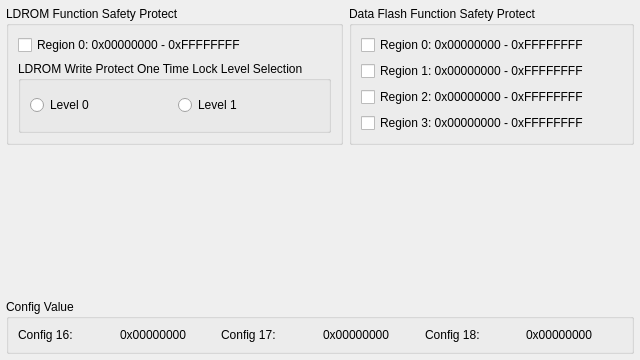
<?xml version="1.0" encoding="UTF-8"?>
<ui version="4.0">
 <class>Dialog</class>
 <widget class="QDialog" name="Dialog">
  <property name="geometry">
   <rect>
    <x>0</x>
    <y>0</y>
    <width>640</width>
    <height>360</height>
   </rect>
  </property>
  <layout class="QGridLayout" name="outer_layout">
   <property name="leftMargin">
    <number>6</number>
   </property>
   <property name="topMargin">
    <number>6</number>
   </property>
   <property name="rightMargin">
    <number>6</number>
   </property>
   <property name="bottomMargin">
    <number>6</number>
   </property>
   <property name="spacing">
    <number>6</number>
   </property>
   <item row="2" column="0" colspan="4">
    <widget class="QGroupBox" name="IDC_GROUP_CONFIG_VALUE">
     <property name="title">
      <string>Config Value</string>
     </property>
     <layout class="QHBoxLayout" name="layout_IDC_GROUP_CONFIG_VALUE">
      <item>
       <widget class="QLabel" name="IDC_STATIC_CONFIG_16">
        <property name="text">
         <string>Config 16:</string>
        </property>
       </widget>
      </item>
      <item>
       <widget class="QLabel" name="IDC_STATIC_CONFIG_VALUE_16">
        <property name="text">
         <string>0x00000000</string>
        </property>
       </widget>
      </item>
      <item>
       <widget class="QLabel" name="IDC_STATIC_CONFIG_17">
        <property name="text">
         <string>Config 17:</string>
        </property>
       </widget>
      </item>
      <item>
       <widget class="QLabel" name="IDC_STATIC_CONFIG_VALUE_17">
        <property name="text">
         <string>0x00000000</string>
        </property>
       </widget>
      </item>
      <item>
       <widget class="QLabel" name="IDC_STATIC_CONFIG_18">
        <property name="text">
         <string>Config 18:</string>
        </property>
       </widget>
      </item>
      <item>
       <widget class="QLabel" name="IDC_STATIC_CONFIG_VALUE_18">
        <property name="text">
         <string>0x00000000</string>
        </property>
       </widget>
      </item>
     </layout>
    </widget>
   </item>
   <item row="0" column="2" colspan="2">
    <widget class="QGroupBox" name="IDC_GROUP_DATAFLASH_WPROT">
     <property name="title">
      <string>Data Flash Function Safety Protect</string>
     </property>
     <layout class="QGridLayout" name="gridLayout">
      <item row="0" column="0">
       <widget class="QCheckBox" name="IDC_CHECK_DATAFLASH_WPROT_0">
        <property name="text">
         <string>Region 0: 0x00000000 - 0xFFFFFFFF</string>
        </property>
       </widget>
      </item>
      <item row="1" column="0">
       <widget class="QCheckBox" name="IDC_CHECK_DATAFLASH_WPROT_1">
        <property name="text">
         <string>Region 1: 0x00000000 - 0xFFFFFFFF</string>
        </property>
       </widget>
      </item>
      <item row="2" column="0">
       <widget class="QCheckBox" name="IDC_CHECK_DATAFLASH_WPROT_2">
        <property name="text">
         <string>Region 2: 0x00000000 - 0xFFFFFFFF</string>
        </property>
       </widget>
      </item>
      <item row="3" column="0">
       <widget class="QCheckBox" name="IDC_CHECK_DATAFLASH_WPROT_3">
        <property name="text">
         <string>Region 3: 0x00000000 - 0xFFFFFFFF</string>
        </property>
       </widget>
      </item>
     </layout>
    </widget>
   </item>
   <item row="0" column="0" colspan="2">
    <widget class="QGroupBox" name="IDC_GROUP_LDROM_WPROT">
     <property name="title">
      <string>LDROM Function Safety Protect</string>
     </property>
     <layout class="QVBoxLayout" name="layout_IDC_GROUP_LDROM_WPROT">
      <item>
       <widget class="QCheckBox" name="IDC_CHECK_LDROM_WPROT_0">
        <property name="text">
         <string>Region 0: 0x00000000 - 0xFFFFFFFF</string>
        </property>
       </widget>
      </item>
      <item>
       <widget class="QGroupBox" name="IDC_GROUP_LDROM_WPROT_LEVEL">
        <property name="title">
         <string>LDROM Write Protect One Time Lock Level Selection</string>
        </property>
        <layout class="QHBoxLayout" name="layout_IDC_GROUP_LDROM_WPROT_LEVEL">
         <item>
          <widget class="QRadioButton" name="IDC_RADIO_LDROM_WPROT_LEVEL0">
           <property name="text">
            <string>Level 0</string>
           </property>
          </widget>
         </item>
         <item>
          <widget class="QRadioButton" name="IDC_RADIO_LDROM_WPROT_LEVEL1">
           <property name="text">
            <string>Level 1</string>
           </property>
          </widget>
         </item>
        </layout>
       </widget>
      </item>
     </layout>
    </widget>
   </item>
   <item row="1" column="0">
    <spacer name="verticalSpacer">
     <property name="orientation">
      <enum>Qt::Vertical</enum>
     </property>
     <property name="sizeHint" stdset="0">
      <size>
       <width>20</width>
       <height>40</height>
      </size>
     </property>
    </spacer>
   </item>
  </layout>
 </widget>
 <resources/>
 <connections/>
</ui>
